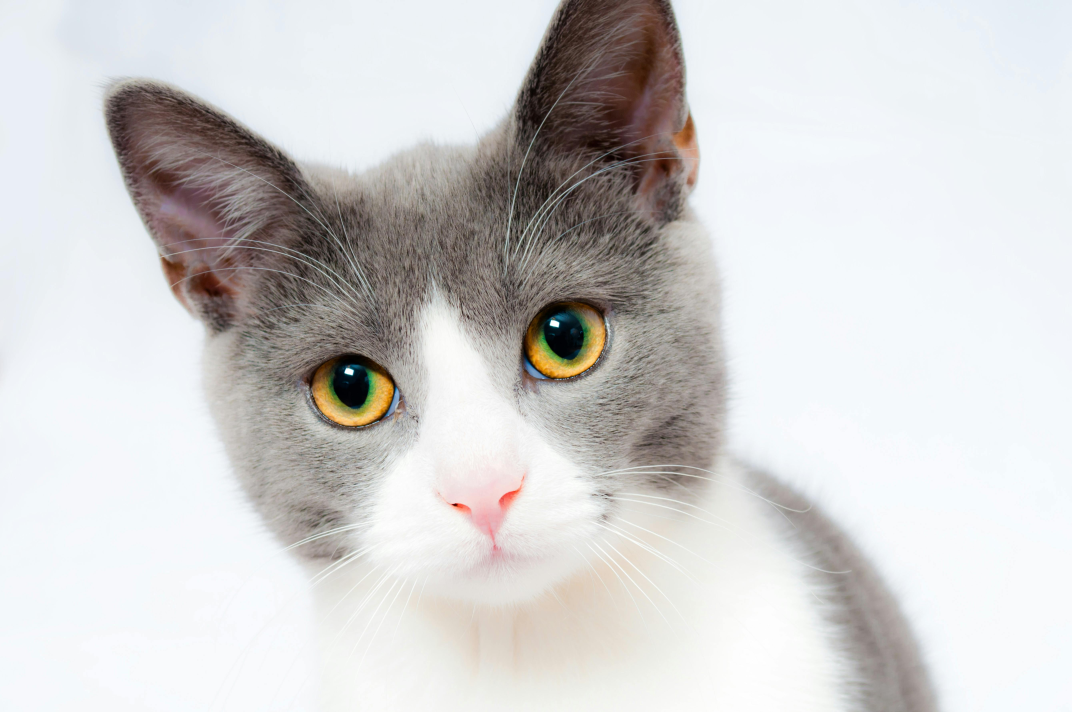
#> input picture src/ml_trainer/L9 - Working with Image Data/cat.jpg, 5360 x 3560 px (shown at 1/5 size)
$ jupyter execute 'Image Processing.ipynb'
#> lines starting #> are read from the running program, lines starting #| are printed output that depends on the picture
## PIL - Python Imaging Library

- Python library used for working with images.
- Nowadays the updated version of PIL is used.
- Pillow is basically the modern version of PIL.

#### Installation Command - pip install pillow

[cell 1]
from PIL import Image

[cell 2]
# Opening the image
img = Image.open("cat.jpg")
#> img is the input picture: PIL image 5360x3560 RGB; mean R, G, B 209.3, 208.1, 207.7

[cell 3]
# Displaying the image here
img

[cell 4]
# Displaying an image
img.show()

[cell 5]
print(img.size)
#| (5360, 3560)
print(img.format)
#| JPEG
print(img.mode)
#| RGB

[cell 6]
# Resizing image - changing dimensions
resized = img.resize((300,300))
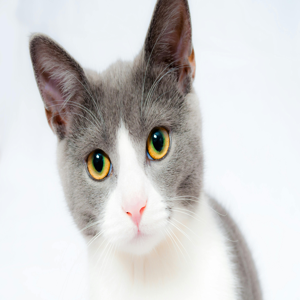
#> resized: PIL image 300x300 RGB; mean R, G, B 209.3, 208.1, 207.7
resized

[cell 7]
# resized.show()

[cell 8]
 # Rotating an image
rotated = resized.rotate(180)
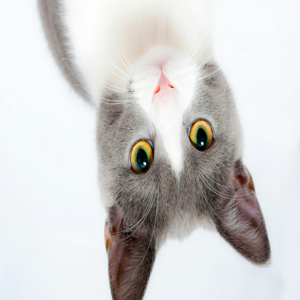
#> rotated: PIL image 300x300 RGB; mean R, G, B 209.3, 208.1, 207.7

[cell 9]
rotated

[cell 10]
# Cropping an image
cropped = resized.crop((100, 100, 400, 400))    # (left, top, right, bottom)
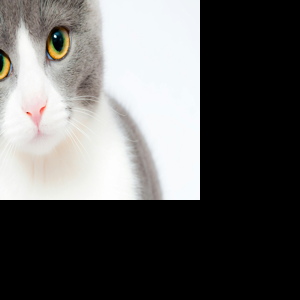
#> cropped: PIL image 300x300 RGB; mean R, G, B 96.2, 95.6, 94.6

[cell 11]
cropped

[cell 12]
# cropped.show()

[cell 13]
# Saving a modified Image
rotated.save('Rotated_cat.jpg')

[cell 14]
# Converting one image format to another
resized.save('cat.png')

[cell 15]
# Converting the scale of the image
cat = Image.open('cat.png')

[cell 16]
cat.show()

[cell 17]
cat_L = cat.convert('L')
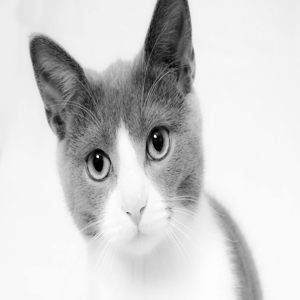
#> cat_L: PIL image 300x300 L; min 0, max 255, mean 208.5

[cell 18]
cat_L

[cell 19]
cat_L.mode
#> Out = 'L'

mode = L is a 8-bit grayscale image

#### Enhancing Image

[cell 20]
from PIL import ImageEnhance

[cell 21]
rose = Image.open('rose.jpg')
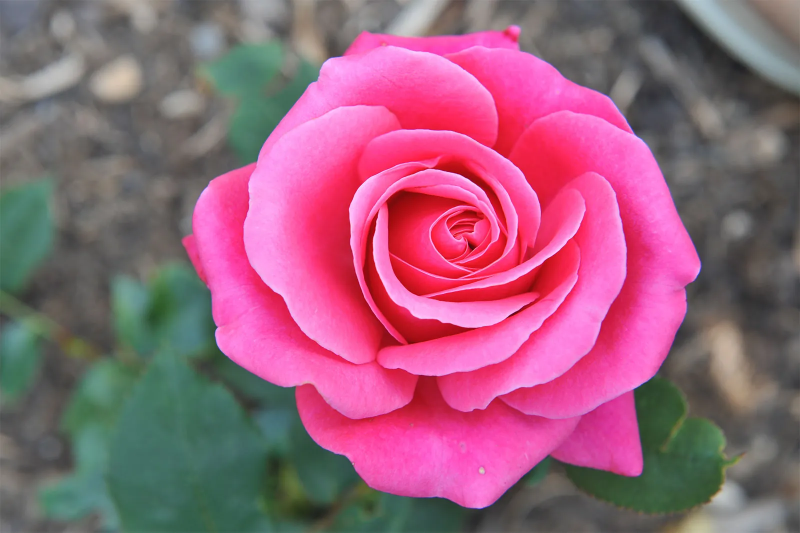
#> input picture src/ml_trainer/L9 - Working with Image Data/rose.jpg, 1600 x 1065 px (shown at 1/2 size)
#> rose is the input picture: PIL image 1600x1065 RGB; mean R, G, B 154.1, 96.6, 121.7

[cell 22]
rose

[cell 23]
enhancer = ImageEnhance.Brightness(rose)
enhancer

[cell 24]
rose2 = enhancer.enhance(0.5)
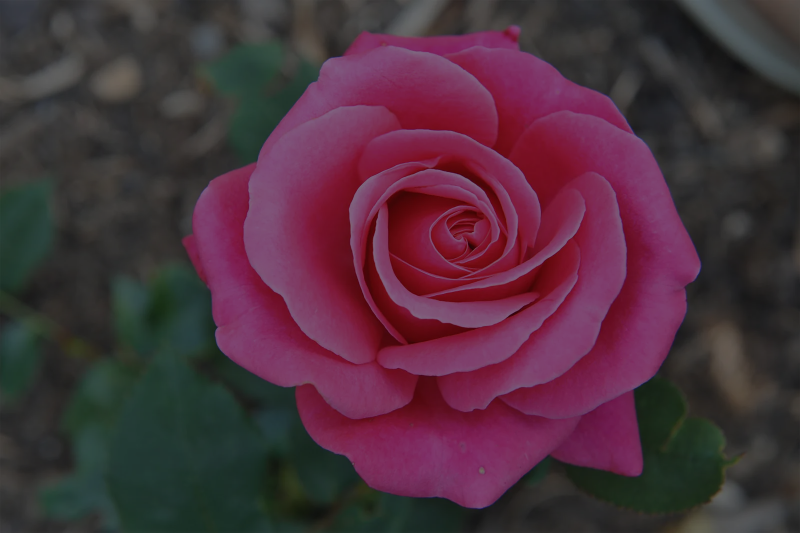
#> rose2: PIL image 1600x1065 RGB (shown at 1/2 size); mean R, G, B 76.8, 48.1, 60.6
rose2

[cell 25]
rose3 = enhancer.enhance(2)
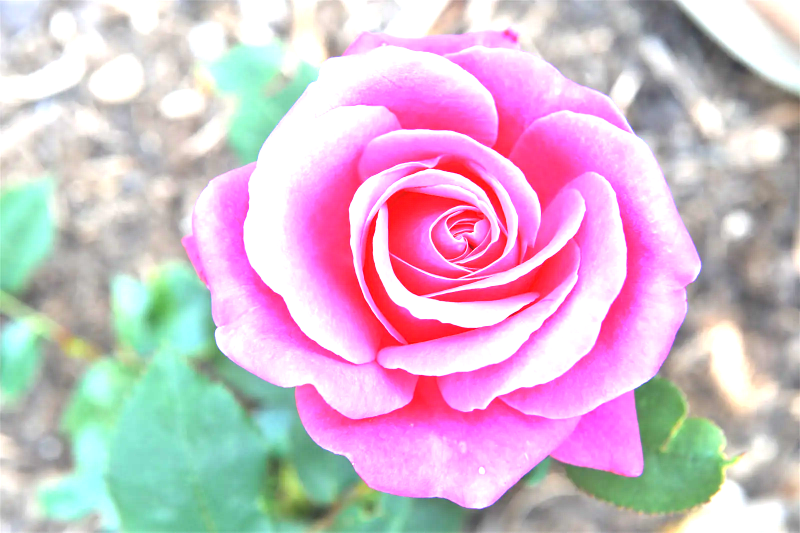
#> rose3: PIL image 1600x1065 RGB (shown at 1/2 size); mean R, G, B 211.9, 186.8, 204.8
rose3

#### Filtering the image

[cell 26]
from PIL import ImageFilter

[cell 27]
cat = Image.open('cat.png')
cat

[cell 28]
# Blurring the image
blur = cat.filter(ImageFilter.BLUR)
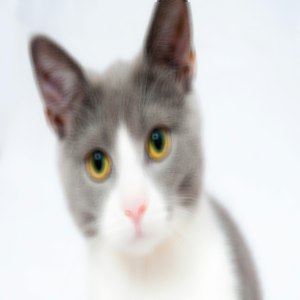
#> blur: PIL image 300x300 RGB; mean R, G, B 209.3, 208.2, 207.7

[cell 29]
blur

[cell 30]
# Flipping the image
flip = cat.transpose(Image.FLIP_LEFT_RIGHT)
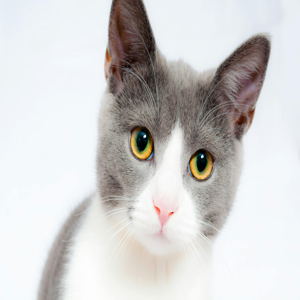
#> flip: PIL image 300x300 RGB; mean R, G, B 209.3, 208.1, 207.7
flip

[cell 31]
# Flipping the image
flip2 = cat.transpose(Image.FLIP_TOP_BOTTOM)
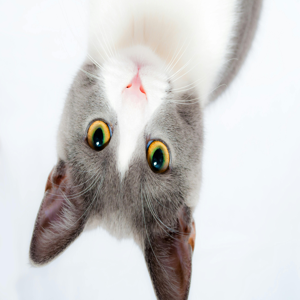
#> flip2: PIL image 300x300 RGB; mean R, G, B 209.3, 208.1, 207.7
flip2
